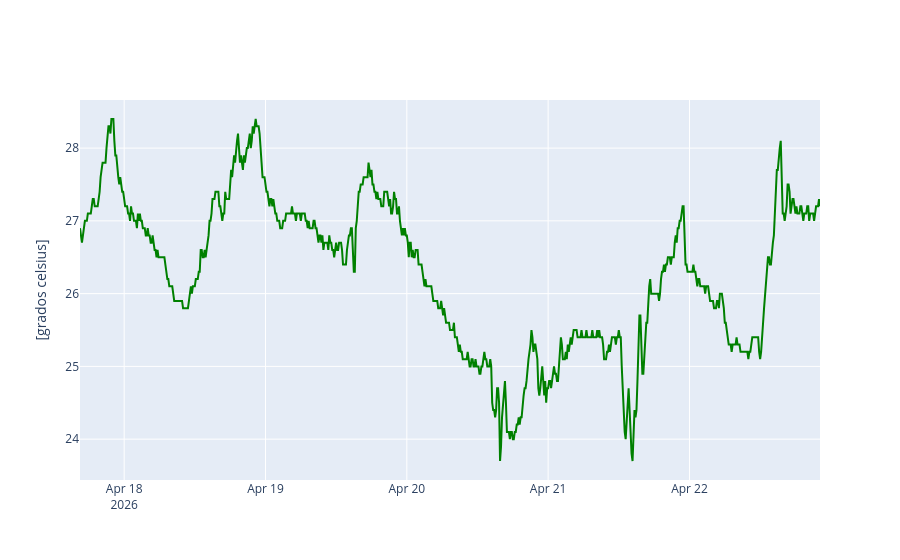

The notebook cell saved with this chart:
### Markdown cell above
## Gráfica Temperatura

### Code cell
fig=go.Figure()
fig.add_trace(go.Scatter(x=temperatura['Tiempo_datetime'], y=temperatura['Temperatura atmosferica'],
                         name='Medición', line=dict(color='green',width=2)))
fig.update_layout(xaxis_title=" ",
                  yaxis_title="[grados celsius]")
fig.show()

### Figure 1 — Plotly figure (JSON) as saved in the notebook; plotly's stock layout.template omitted (floating-point values rounded to 4 significant figures; data arrays with more than 128 entries replaced by an {"elided": "..."} marker saying what was removed)
{"data": [{"line": {"color": "green", "width": 2}, "name": "Medición", "type": "scatter", "x": {"elided": "755 str values"}, "y": {"elided": "755 float values"}}], "layout": {"xaxis": {"title": {"text": " "}}, "yaxis": {"title": {"text": "[grados celsius]"}}}}
